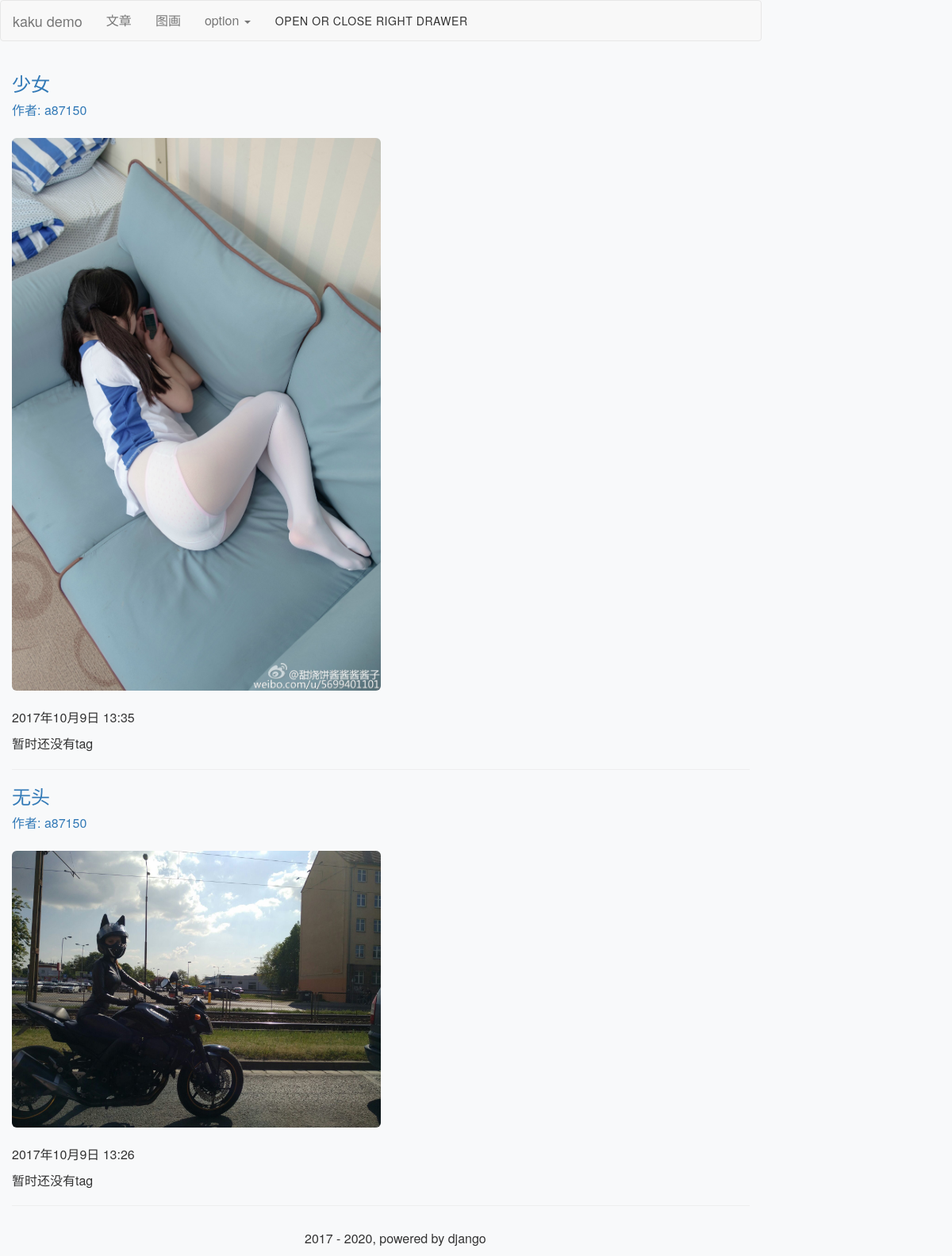
Screenshot of /picture/ with the database file from the repository.
### picture/models.py (models this page shows, shortened)
class Picture(models.Model):
    id = models.AutoField(primary_key=True)
    title = models.CharField(_('title'), max_length=50)
    author = models.ForeignKey(settings.AUTH_USER_MODEL, related_name=_('p_author'), on_delete=models.CASCADE)
    thematic = models.ImageField(_('题图'), upload_to=pictures_path, )
    created_time = models.DateTimeField(_('created_time'), auto_now_add=True)
    views = models.PositiveIntegerField(_('views'), default=0, editable=False)
    likes = models.ManyToManyField(settings.AUTH_USER_MODEL, blank=True, related_name=_('p_likes'))
    tags = models.ManyToManyField(Tag, blank=True, verbose_name=_('tags'))
    comments = GenericRelation(Comment, verbose_name=_('comments'))
    class Meta:
        ordering = ['-created_time']
        verbose_name = _('Picture')
        verbose_name_plural = _('Pictures')
    def get_absolute_url(self):
        return reverse('picture:detail', kwargs={'pk': self.pk})

### users/models.py (models this page shows, shortened)
class User(AbstractUser):
    last_login_ip = models.GenericIPAddressField(unpack_ipv4=True, blank=True, null=True)
    ip_joined = models.GenericIPAddressField(unpack_ipv4=True, blank=True, null=True)
    nickname = models.CharField(max_length=20, unique=True)
    signature = models.CharField(max_length=200, blank=True)
    mugshot = models.ImageField(upload_to=user_mugshot_path)
    mugshot_thumbnail = ImageSpecField(source='mugshot',
                                       processors=[ResizeToFill(96, 96)],
                                       format='JPEG',
                                       options={'quality': 80})
    def __str__(self):
        return self.nickname
    def get_absolute_url(self):
        return reverse('users:detail', args=(self.username,))
    class Meta(AbstractUser.Meta):
        pass

### picture/views.py (the view)
class IndexView(ListView):
    paginate_by = 10
    model = Picture
    template_name = "picture/index.html"
    context_object_name = "picture_list"
    def get_queryset(self):
        return Picture.objects.prefetch_related('tags')
    def get_context_data(self, **kwargs):
        context = super().get_context_data(**kwargs)
        page_data = pagination_data(context.get('paginator'),
                                    context.get('page_obj'),
                                    context.get('is_paginated'))
        context.update(page_data)
        return context

### index/pagination_data.py (called while the page is built, shortened)
def pagination_data(paginator, page, is_paginated):
    if not is_paginated:
        return {}

### templates/picture/index.html (shortened to what this page needs)
{% extends 'base.html' %}
{% block main %}
{% for picture in picture_list %}
<div>
    <h3>
        <a href="{{ picture.get_absolute_url }}">{{ picture.title }}</a>
    </h3>
    <a href="{{ picture.author.get_absolute_url }}" class="author">作者: {{ picture.author }}</a>
    <br></br>
    <div>
        <a href="{{ picture.get_absolute_url }}"> <img src={{ MEDIA_URL }}{{ picture.thematic }} class="img-rounded" width="50%" height="50%"/> </a>
    </div>
    <br>
    <p>{{ picture.created_time }}</p>
    <span class="tag-single">
        {% for tag in picture.tags.all %}
            <a class="badge" id="tags" href="/search/?query={{ tag }}" target="_blank">{{ tag }}</a>
    </span>
        {% empty %}
            <div class="no-tag">暂时还没有tag</div>
        {% endfor %}
</div>
<hr>
{% empty %}
    <div class="no-picture">暂时还没有图片</div>
{% endfor %}
{% endblock main %}

### templates/base.html (style rules this page uses)
body { font-family: "Helvetica Neue", Helvetica, Arial, sans-serif; font-size: 16px; font-weight: 300; line-height: 1.428571429; color: #333333; background-color: #f8f9fa; word-wrap: break-word; }

### rows the page displays
Picture: title "少女", author "a87150", thematic (picture), created_time "2017年10月9日 13:35"
Picture: title "无头", author "a87150", thematic (picture), created_time "2017年10月9日 13:26"
